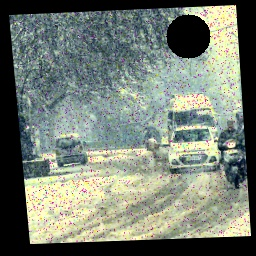
#> input picture driving_images/im001-snow.jpg, 256 x 256 px
$ python main.py driving_images
#> lines starting #> are read from the running program, lines starting #| are printed output that depends on the picture
### denoise.py
import cv2
import numpy as np


def salt_and_pepper(img):
    # Remove salt & pepper noise
    img = cv2.medianBlur(img, 3)
    return img


def remove_gaussian_noise(img, kernel_size=(3, 3), sigma=1.0, h=4, brightness_thresh=220):
    # extract the luminance channel
    lab = cv2.cvtColor(img, cv2.COLOR_BGR2LAB)
    l_channel, a, b = cv2.split(lab)
    white_mask = cv2.threshold(l_channel, brightness_thresh, 255, cv2.THRESH_BINARY)[1]

    #refine the mask (remove small noise, fill gaps)
    kernel = cv2.getStructuringElement(cv2.MORPH_ELLIPSE, (5,5))
    white_mask = cv2.morphologyEx(white_mask, cv2.MORPH_CLOSE, kernel)

    # Apply Non-Local Means (NLM)
    img_nlm = cv2.fastNlMeansDenoisingColored(img, None, h, h, 7, 21)

    # Apply Gaussian blur for the rest of the image
    img_gaussian = cv2.GaussianBlur(img, kernel_size, sigma)

    # Combine results
    denoised_img = np.where(white_mask[..., None] == 255, img_nlm, img_gaussian)

    return denoised_img.astype(np.uint8)

### perspective.py
import cv2
import numpy as np


def order_points(pts):
    rect = np.zeros((4, 2), dtype="float32")
    s = pts.sum(axis=1)
    rect[0] = pts[np.argmin(s)]
    rect[2] = pts[np.argmax(s)]
    diff = np.diff(pts, axis=1)
    rect[1] = pts[np.argmin(diff)]
    rect[3] = pts[np.argmax(diff)]
    return rect


def shrink_polygon(pts, shrink_pixels=2):
    center = np.mean(pts, axis=0)
    new_pts = []

    for p in pts:
        direction = p - center
        norm = np.linalg.norm(direction)
        if norm > 1e-6:
            direction = (direction / norm) * shrink_pixels
        new_pts.append(p - direction)

    return np.array(new_pts, dtype=np.float32)


def four_point_transform(image, pts):
    rect = order_points(pts)
    rect = shrink_polygon(rect, shrink_pixels=2)
    dst = np.array([[0, 0], [255, 0], [255, 255], [0, 255]], dtype="float32")
    M = cv2.getPerspectiveTransform(rect, dst)
    return cv2.warpPerspective(image, M, (256, 256), flags=cv2.INTER_CUBIC)


def perspective(image):
    DEBUG = False
    PRESET_POINTS = np.array(
        [[235, 6], [10, 16], [31, 243], [250, 233]], dtype=np.int32)

    gamma_img = cv2.LUT(
        image,
        np.array(
            [((i / 255.0) ** (1/0.9) * 255) for i in np.arange(256)],
            dtype=np.uint8
        )
    )

    gray = cv2.cvtColor(gamma_img, cv2.COLOR_BGR2GRAY)
    clahe = cv2.createCLAHE(clipLimit=3.0, tileGridSize=(8, 8))
    equalized = clahe.apply(gray)

    v = np.median(equalized)
    lower = int(max(0, (1.0 - 0.3) * v))
    upper = int(min(255, (1.0 + 0.3) * v))
    edged = cv2.Canny(equalized, lower, upper)

    kernel = cv2.getStructuringElement(cv2.MORPH_ELLIPSE, (3, 3))
    edged = cv2.morphologyEx(edged, cv2.MORPH_CLOSE, kernel, iterations=1)

    # Contour detection
    contours, _ = cv2.findContours(
        edged, cv2.RETR_LIST, cv2.CHAIN_APPROX_SIMPLE)
    contours = sorted(contours, key=cv2.contourArea, reverse=True)[:20]

    screenCnt = None
    margin = 40
    detected_points = None

    # Vertex validation
    for idx, c in enumerate(contours):
        peri = cv2.arcLength(c, True)
        approx = cv2.approxPolyDP(c, 0.05 * peri, True)

        if len(approx) == 4:
            points = approx.squeeze().astype(np.int32)
            edge_count = sum(
                (p[0] <= margin or p[0] >= 256 - margin or
                 p[1] <= margin or p[1] >= 256 - margin)
                for p in points
            )

            if edge_count >= 2:
                detected_points = points
                screenCnt = approx
                break

    # Coordinate verification
    USE_PRESET = False
    if detected_points is not None:
        ordered_detected = order_points(detected_points.astype(float))
        ordered_preset = order_points(PRESET_POINTS.astype(float))
        total_diff = np.sum(np.linalg.norm(
            ordered_detected - ordered_preset, axis=1))

        if total_diff > 40:
            USE_PRESET = True
    else:
        USE_PRESET = True

    # Perform transformation
    try:
        if USE_PRESET:
            result = four_point_transform(
                image, order_points(PRESET_POINTS.astype(float)))
        else:
            result = four_point_transform(image, detected_points)

        result = cv2.filter2D(result, -1, np.array([
            [-0.3, -0.3, -0.3],
            [-0.3,  3.4, -0.3],
            [-0.3, -0.3, -0.3]
        ]))

        return result

    except Exception as e:
        return image

### repair.py
import cv2
import numpy as np


def detect_black_defect(img):
    h, w = img.shape[:2]
    roi = img[0:int(h*0.25), w//2:w]

    hsv = cv2.cvtColor(roi, cv2.COLOR_BGR2HSV)
    lower_black = np.array([0, 0, 0])
    upper_black = np.array([180, 255, 10])
    mask = cv2.inRange(hsv, lower_black, upper_black)

    kernel = cv2.getStructuringElement(cv2.MORPH_ELLIPSE, (3, 3))
    mask = cv2.morphologyEx(mask, cv2.MORPH_OPEN, kernel, iterations=1)
    mask = cv2.morphologyEx(mask, cv2.MORPH_CLOSE, kernel, iterations=1)

    contours, _ = cv2.findContours(
        mask, cv2.RETR_EXTERNAL, cv2.CHAIN_APPROX_SIMPLE)
    if contours:
        max_contour = max(contours, key=cv2.contourArea)
        perimeter = cv2.arcLength(max_contour, True)
        area = cv2.contourArea(max_contour)
        if perimeter == 0:
            return None
        circularity = 4 * np.pi * area / (perimeter**2)

        if circularity > 0.7:
            (x, y), r = cv2.minEnclosingCircle(max_contour)
            x += w//2
            return (int(x), int(y), int(r*1.1))
    return None


def progressive_inpaint(img, defect_params, max_iters=5):
    """ 逐层修复缺陷区域 """
    if defect_params is None:
        return img

    x, y, r = defect_params
    mask = np.zeros_like(img[:, :, 0], dtype=np.uint8)
    cv2.circle(mask, (x, y), int(r), 255, -1)

    # Iterative repair
    for _ in range(max_iters):
        edges = cv2.Canny(mask, 50, 150)
        edges = cv2.dilate(edges, cv2.getStructuringElement(
            cv2.MORPH_ELLIPSE, (3, 3)))  # Solves edge loss
        mask = cv2.dilate(mask, cv2.getStructuringElement(
            cv2.MORPH_ELLIPSE, (3, 3)))

        img = cv2.inpaint(img, mask, 3, cv2.INPAINT_NS)

    return img


def repair_image(img):
    defect_params = detect_black_defect(img)
    return progressive_inpaint(img, defect_params, max_iters=10)

### bright.py
import cv2
import numpy as np


def white_balance(img):
    # White balance adjustment
    result = img.copy()

    avg_b = np.mean(img[:, :, 0])
    avg_g = np.mean(img[:, :, 1])
    avg_r = np.mean(img[:, :, 2])

    avg_gray = (avg_b + avg_g + avg_r) / 3
    gain_b = avg_gray / avg_b
    gain_g = avg_gray / avg_g
    gain_r = avg_gray / avg_r

    result[:, :, 0] = np.clip(img[:, :, 0] * gain_b, 0, 255)
    result[:, :, 1] = np.clip(img[:, :, 1] * gain_g, 0, 255)
    result[:, :, 2] = np.clip(img[:, :, 2] * gain_r, 0, 255)

    return result.astype(np.uint8)


def add_grain(img, intensity=0.05):
    # Add film grain effect
    noise = np.random.normal(0, intensity*255, img.shape)
    noisy_img = np.clip(img.astype(np.float32) + noise, 0, 255)
    return noisy_img.astype(np.uint8)


def adjust_contrast(img, clip_limit=0.6):
    # Contrast adjustment
    lab = cv2.cvtColor(img, cv2.COLOR_BGR2LAB)
    l, a, b = cv2.split(lab)
    clahe = cv2.createCLAHE(clipLimit=clip_limit, tileGridSize=(9, 9))
    return cv2.cvtColor(cv2.merge([clahe.apply(l), a, b]), cv2.COLOR_LAB2BGR)


def highlight_blue_boost(img, threshold=235, blue_boost=4):
    # Enhance blue in highlight areas
    lab = cv2.cvtColor(img, cv2.COLOR_BGR2LAB)
    l, a, b = cv2.split(lab)

    highlight_mask = (l > threshold).astype(np.uint8)
    b = cv2.subtract(b, blue_boost * highlight_mask)

    adjusted_lab = cv2.merge([l, a, b])
    return cv2.cvtColor(adjusted_lab, cv2.COLOR_LAB2BGR)


def darken_highlights(img, threshold=235, darken_amount=10):
    # Darken highlight areas
    lab = cv2.cvtColor(img, cv2.COLOR_BGR2LAB)
    l, a, b = cv2.split(lab)

    highlight_mask = (l > threshold).astype(np.uint8)

    l = cv2.subtract(l, darken_amount * highlight_mask)

    adjusted_lab = cv2.merge([l, a, b])
    return cv2.cvtColor(adjusted_lab, cv2.COLOR_LAB2BGR)


def adjust_brightness(img, gamma=1.3):
    # Adjust brightness in LAB color space
    lab = cv2.cvtColor(img, cv2.COLOR_BGR2LAB)
    l_channel, a_channel, b_channel = cv2.split(lab)

    median_l = np.median(l_channel)
    gamma = gamma * (128.0 / max(median_l, 1))

    inv_gamma = 1.0 / max(gamma, 0.1)
    table = np.array([((i / 255.0) ** inv_gamma) *
                     255 for i in range(256)]).astype("uint8")
    l_adjusted = cv2.LUT(l_channel, table)

    adjusted_lab = cv2.merge([l_adjusted, a_channel, b_channel])
    result = cv2.cvtColor(adjusted_lab, cv2.COLOR_LAB2BGR)

    return np.clip(result, 0, 255).astype(np.uint8)


def sharpen_image(img, blur_kernel=(3, 3), sigma=0, alpha=1.6, beta=-0.5):
    """Improved sharpening function that avoids color shifts"""
    blurred = cv2.GaussianBlur(img, blur_kernel, sigmaX=sigma)
    sharpened = cv2.addWeighted(img, alpha, blurred, beta, 0)

    return sharpened

### main.py
import cv2
import os
import argparse
from perspective import perspective
from denoise import salt_and_pepper, remove_gaussian_noise
from bright import adjust_contrast, white_balance, adjust_brightness, add_grain, sharpen_image, highlight_blue_boost, darken_highlights
from repair import repair_image


def parse_arguments():
    # Parse command line arguments
    parser = argparse.ArgumentParser(description='Image Processing')
    parser.add_argument('input_path', type=str, help='Input directory path')
    return parser.parse_args()


def load_images(input_path):
    # Load images
#> called with input_path = 'driving_images'
    valid_exts = ('.png', '.jpg', '.jpeg')
    if os.path.isfile(input_path):
        img = cv2.imread(input_path)
        if img is not None and input_path.lower().endswith(valid_exts):
            return [(img, os.path.basename(input_path))]
        else:
            return []

    # if directory case
    images = []
    for f in os.listdir(input_path):
        path = os.path.join(input_path, f)
        if os.path.isfile(path) and f.lower().endswith(valid_exts):
            img = cv2.imread(path)
#> img is the input picture: shape (256, 256, 3); mean B, G, R 115.6, 126.8, 118.6
            if img is not None:
                images.append((img, f))
    return images


def processing_pipeline(img):
    img = salt_and_pepper(img)
    img = remove_gaussian_noise(img)
    img = perspective(img)
    img = repair_image(img)
    img = sharpen_image(img)
    img = adjust_contrast(img)
    img = white_balance(img)
    img = highlight_blue_boost(img)
    img = adjust_brightness(img)
    img = darken_highlights(img)
    img = add_grain(img)
    return img


def save_results(processed_data, output_dir="Results"):
    # Save processed images
    os.makedirs(output_dir, exist_ok=True)
    for img, filename in processed_data:
        name, ext = os.path.splitext(filename)
        output_path = os.path.join(output_dir, f"{name}{ext}")
        cv2.imwrite(output_path, img)
        print(f"Saved: {output_path}")
        print("-" * 40)


if __name__ == "__main__":
    args = parse_arguments()
    image_data = load_images(args.input_path)
#> image_data = 2 items

    processed = []
    for img, filename in image_data:
        try:
            processed_img = processing_pipeline(img)
            processed.append((processed_img, filename))
        except Exception as e:
            print(f"Failed processing {filename}: {str(e)}")
#> this loop made 2 passes
#> filename on passes 1 to 2: 'im001-snow.jpg', 'im002-snow.jpg'
#> pass 1, in salt_and_pepper, `img = cv2.medianBlur(img, 3)`:
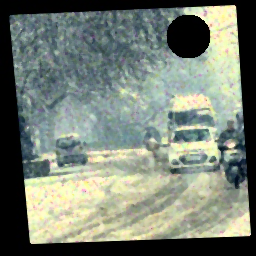
#> img: shape (256, 256, 3); mean of channels 0, 1, 2 116.5, 128.4, 119.6; drawn as B, G, R
#> pass 1, in remove_gaussian_noise, `l_channel, a, b = cv2.split(lab)`:
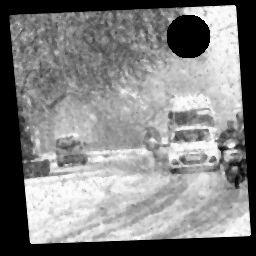
#> l_channel: shape (256, 256); min 0, max 253, mean 131
#> pass 1, in remove_gaussian_noise, `l_channel, a, b = cv2.split(lab)`:
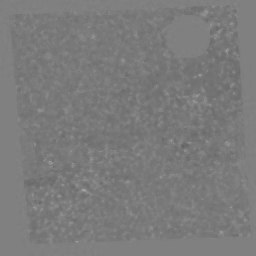
#> a: shape (256, 256); min 98, max 165, mean 122.9
#> after the loop, processed = 2 items

    if processed:
        save_results(processed)
#> the loop in save_results, `for img, filename in processed_data:` made 2 passes
#> filename on passes 1 to 2: 'im001-snow.jpg', 'im002-snow.jpg'
#| Saved: Results/im001-snow.jpg
#| ----------------------------------------
#| Saved: Results/im002-snow.jpg
#| ----------------------------------------
#> pass 1, in save_results, `cv2.imwrite(output_path, img)`:
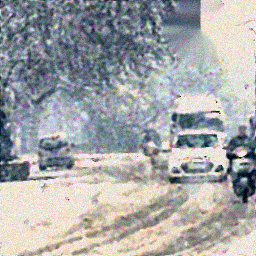
#> saved as im001-snow.jpg: shape (256, 256, 3); mean B, G, R 167.7, 166.7, 165
#> pass 2, in save_results, `cv2.imwrite(output_path, img)`:
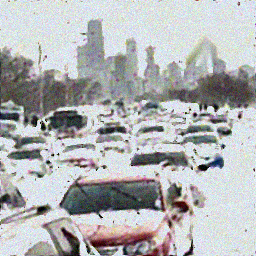
#> saved as im002-snow.jpg: shape (256, 256, 3); mean B, G, R 179.9, 178.7, 177
        print(f"Completed {len(processed)} images")
#| Completed 2 images
    else:
        print("No images processed successfully")
